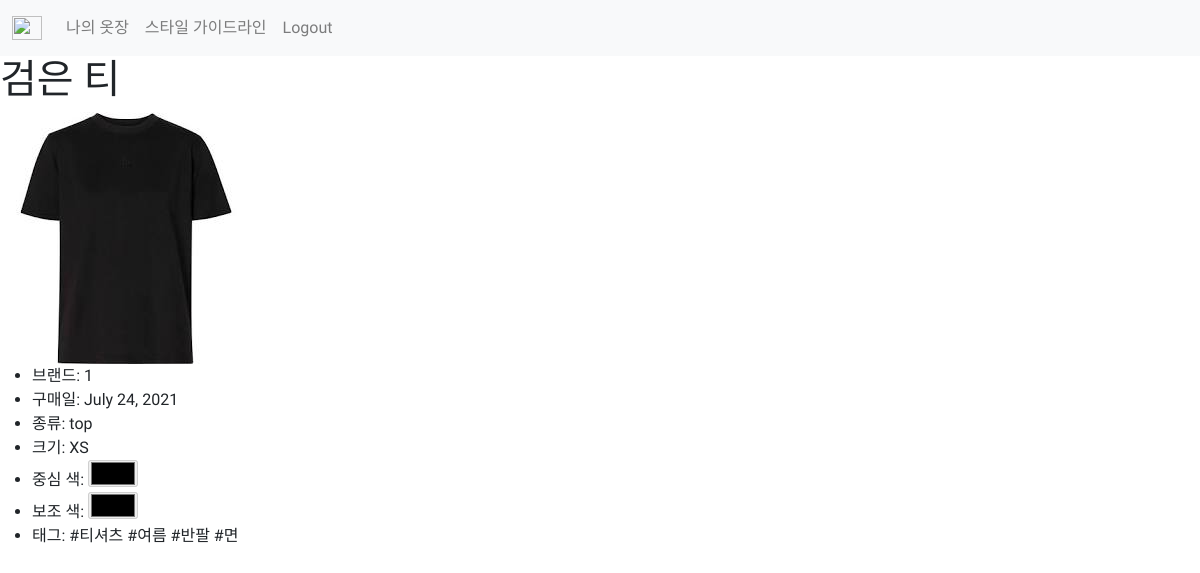
The page /detail/1 (signed in) on the database its author committed.
### post/models.py (models this page shows, shortened)
class Item(models.Model):
    size_choices = (
        ('XS', 'xs'),
        ('S', 's'),
        ('M', 'm'),
        ('L', 'l'),
        ('XL', 'xl'),
    )
    id = models.AutoField(primary_key=True)
    name = models.CharField(max_length=100, default='')
    brand = models.CharField(max_length=100, default='')
    category = models.ForeignKey('Category', on_delete=CASCADE)
    color_main = models.IntegerField(default=0)
    color_sub = models.IntegerField(default=0)
    size = models.CharField(
        max_length=4,
        choices=size_choices,
        default='top',
    )
    date = models.DateField(default=timezone.now)
    user = models.ForeignKey('User', on_delete=models.CASCADE)
    tags = models.ManyToManyField('Tags', blank=True)
    image = models.ImageField(upload_to='images/', blank=True)

class Category(models.Model):
    id = models.AutoField(primary_key=True)
    name = models.CharField(max_length=100, default='')
    def __str__(self):
        return self.name

class Tags(models.Model):
    id = models.AutoField(primary_key=True)
    tag = models.CharField(max_length=100)
    def __str__(self):
        return self.tag

### post/views.py (the view)
# urls.py: path('detail/<int:index>', views.item_detail, name="item_detail"),
def item_detail(request, index):
    item = Item.objects.get(id=index)
    return render(request, 'item_detail.html', {'item':item})

### post/templates/item_detail.html
{% extends 'base.html' %}
{% load static %}
{% block content %}
    <section class="item_view">
        <h1>{{item.name}}</h1>
        <img src="{{item.image.url}}">
        <br>
        <ul>
            <li>브랜드: {{item.brand}}</li>
            <li>구매일: {{item.date}}</li>
            <li>종류: {{item.category}}</li>
            <li>크기: {{item.size}}</li>
            <li>중심 색: <input type="color" name="color_main" value="{{item.color_main}}" disabled></li>
            <li>보조 색: <input type="color" name="color_sub" value="{{item.color_sub}}" disabled></li>
            <li> 태그: {% for t in item.tags.all %} #{{t}} {% endfor %}</li>
        </ul>
    </section>
{% endblock %}

### rows shown on the page
Item: name "검은 티", image (picture), brand "1", date "July 24, 2021", category "top", size "XS", color_main "#000000", color_sub "#000000"
Tags: tag "티셔츠"
Tags: tag "여름"
Tags: tag "반팔"
Tags: tag "면"
